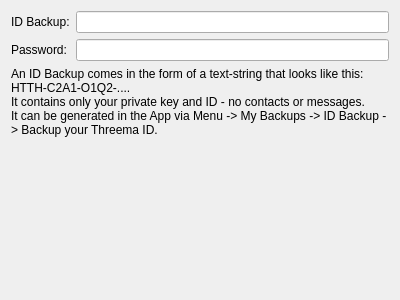
<?xml version="1.0" encoding="UTF-8"?>
<ui version="4.0">
 <class>LoadBackupWizardPageIdBackupData</class>
 <widget class="QWizardPage" name="LoadBackupWizardPageIdBackupData">
  <property name="geometry">
   <rect>
    <x>0</x>
    <y>0</y>
    <width>400</width>
    <height>300</height>
   </rect>
  </property>
  <property name="windowTitle">
   <string>WizardPage</string>
  </property>
  <layout class="QFormLayout" name="formLayout">
   <item row="0" column="0">
    <widget class="QLabel" name="lblBackup">
     <property name="text">
      <string>ID Backup:</string>
     </property>
    </widget>
   </item>
   <item row="0" column="1">
    <widget class="openmittsu::widgets::UpperCaseLineEdit" name="edtIdBackupBackupString"/>
   </item>
   <item row="1" column="0">
    <widget class="QLabel" name="lblPassword">
     <property name="text">
      <string>Password:</string>
     </property>
    </widget>
   </item>
   <item row="1" column="1">
    <widget class="QLineEdit" name="edtIdBackupPassword"/>
   </item>
   <item row="2" column="0" colspan="2">
    <widget class="QLabel" name="lblHelpText">
     <property name="text">
      <string>An ID Backup comes in the form of a text-string that looks like this: HTTH-C2A1-O1Q2-....
It contains only your private key and ID - no contacts or messages.
It can be generated in the App via Menu -&gt; My Backups -&gt; ID Backup -&gt; Backup your Threema ID.</string>
     </property>
     <property name="wordWrap">
      <bool>true</bool>
     </property>
     <property name="textInteractionFlags">
      <set>Qt::NoTextInteraction</set>
     </property>
    </widget>
   </item>
  </layout>
 </widget>
 <customwidgets>
  <customwidget>
   <class>openmittsu::widgets::UpperCaseLineEdit</class>
   <extends>QLineEdit</extends>
   <header>widgets/UpperCaseLineEdit.h</header>
  </customwidget>
 </customwidgets>
 <resources/>
 <connections/>
</ui>
